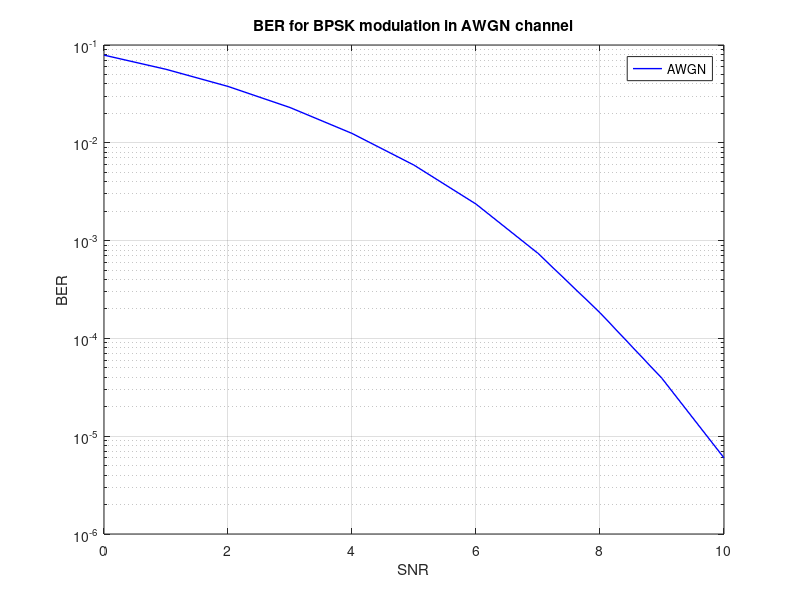

The MATLAB source for this figure:
%Wireless Channel comparison using fading channels(BPSK modulation)
%Computing BER for BPSK modulation in a AWGN channel
clear; close all; clc; tic;
n=10^6;% numBER of samples or bits 
bits=randn(1,n)>0.5;%  enerating 0,1 with equal probability
signal=2*bits-1;% BPSK modulation 0 -> -1; 1 -> 1     
noise=1/sqrt(2)*(randn(1,n)+1i*randn(1,n)); %generating noise with zero mean and var. equal to 1.
mean(abs(noise.^2)) %test the power of the noise 
SNR=0:10; %set SNR in dB
snr_lin=10.^(SNR/10); %calculate linear snr from dB SNR.
y=zeros(length(SNR),n);
 %multiply sqrt of snr to signal and add noise:
for i=1:length(SNR)
    y(i,:)=real(sqrt(snr_lin(i))*signal+noise);
end
%reciever and BER count
err=zeros(length(SNR),n); Err=zeros(10,2); 
for i=1:length(SNR)
    for j=1:n
       if y(i,j)>=0
           y(i,j)=1;
       else
           y(i,j)=0;  
       end 
    end
      err(i,:)=abs(y(i,:)-bits);
      Err(i,:)=size(find(err(i,:)));
end
 %calculating BER
BER=zeros(length(SNR),1);
for i=1:length(SNR)
    BER(i)=Err(i,2)/n;
end
semilogy(SNR,BER,'b-','linewidth',1); grid on;  hold on;
xlabel('SNR'); ylabel('BER'); legend('AWGN') ; toc;
title('BER for BPSK modulation in AWGN channel');